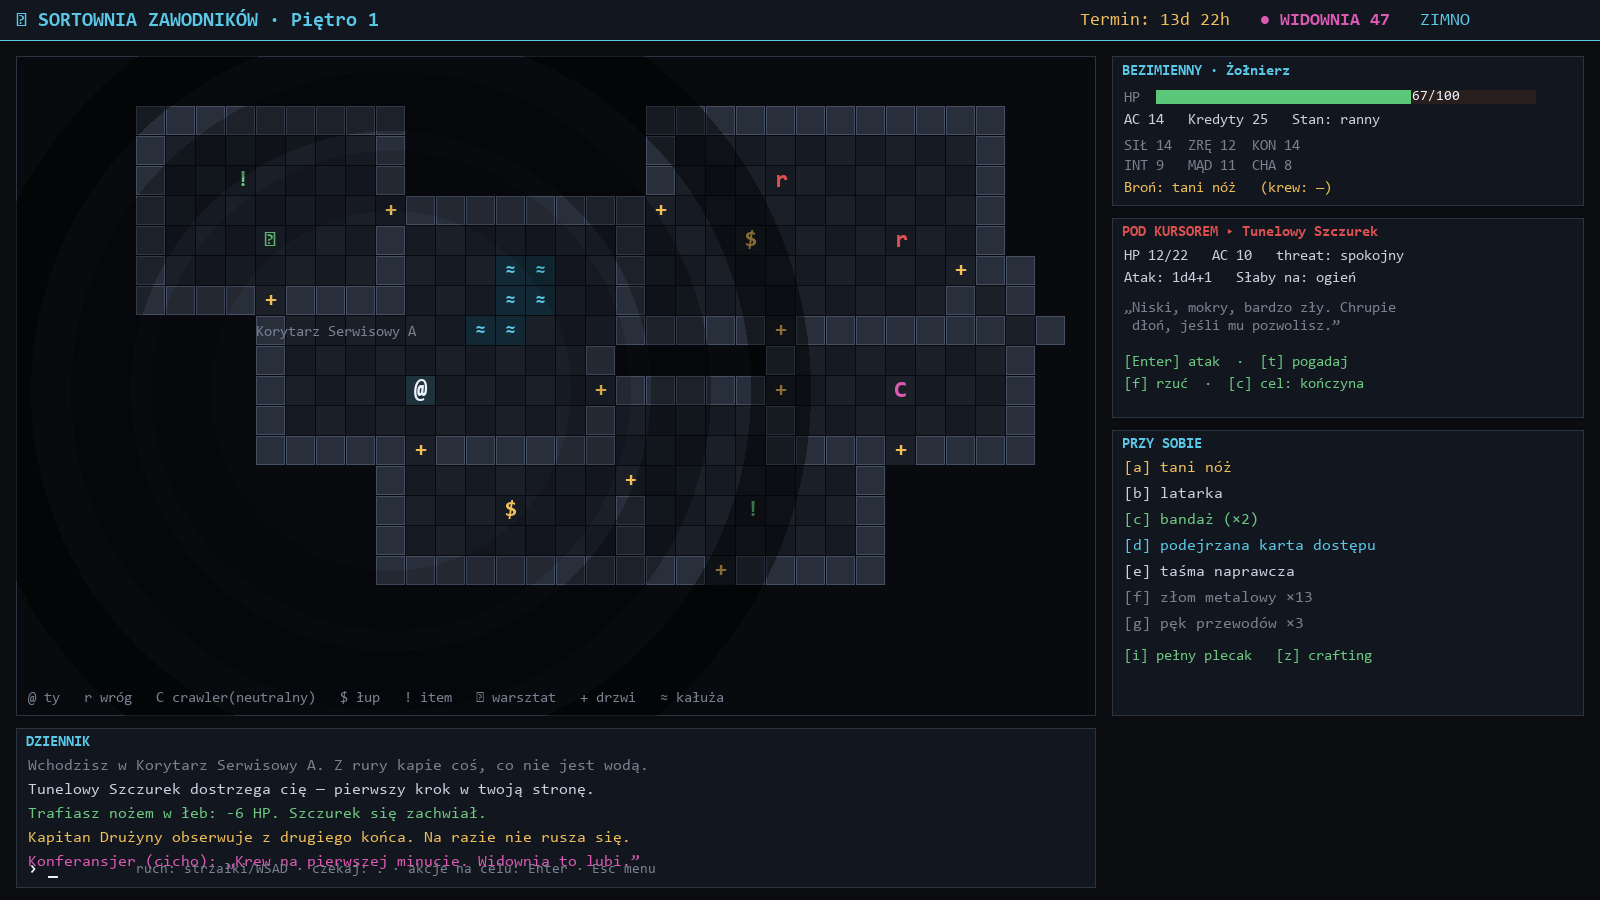

This chart was generated by the following Python code:
"""Throwaway mockup: how Option B (spatial roguelike) could look.

Renders a single static frame to _mockup_optionb.png. NOT wired to the
game — just a visual to react to. Code-drawn tiles + the existing dark/
neon DCC palette. Run: python _mockup_optionb.py
"""
import os
os.environ.setdefault("SDL_VIDEODRIVER", "dummy")
import pygame
pygame.init()
pygame.font.init()

W, H = 1600, 900
surf = pygame.Surface((W, H))

# Palette (DCC dark + neon).
BG      = (10, 12, 16)
PANEL   = (18, 22, 30)
BORDER  = (44, 52, 66)
WALL    = (40, 46, 58)
WALL_HI = (70, 80, 100)
FLOOR   = (22, 26, 34)
FLOOR2  = (26, 31, 40)
DIM     = (120, 130, 145)
TXT     = (200, 210, 225)
BRIGHT  = (235, 242, 252)
CYAN    = (90, 200, 230)
MAGENTA = (220, 90, 180)
AMBER   = (240, 190, 90)
RED     = (220, 80, 80)
GREEN   = (110, 200, 130)
HPGREEN = (90, 200, 120)

def mono(sz, bold=False):
    return pygame.font.SysFont("Consolas,DejaVu Sans Mono,monospace", sz, bold=bold)

def txt(s, x, y, col=TXT, sz=18, bold=False):
    surf.blit(mono(sz, bold).render(s, True, col), (x, y))

surf.fill(BG)

# ── Top bar ──────────────────────────────────────────────────────────────
pygame.draw.rect(surf, PANEL, (0, 0, W, 40))
pygame.draw.line(surf, CYAN, (0, 40), (W, 40), 1)
txt("▣ SORTOWNIA ZAWODNIKÓW · Piętro 1", 16, 9, CYAN, 20, True)
txt("Termin: 13d 22h", 1080, 11, AMBER, 18)
txt("● WIDOWNIA 47", 1260, 11, MAGENTA, 18, True)
txt("ZIMNO", 1420, 11, CYAN, 18)

# ── Layout regions ───────────────────────────────────────────────────────
MAP_X, MAP_Y, MAP_W, MAP_H = 16, 56, 1080, 660
SIDE_X = MAP_X + MAP_W + 16
SIDE_W = W - SIDE_X - 16
LOG_Y = MAP_Y + MAP_H + 12

# ── Map (tile grid) ──────────────────────────────────────────────────────
pygame.draw.rect(surf, (8, 10, 14), (MAP_X, MAP_Y, MAP_W, MAP_H))
pygame.draw.rect(surf, BORDER, (MAP_X, MAP_Y, MAP_W, MAP_H), 1)

TS = 30  # tile size
cols = MAP_W // TS
rows = MAP_H // TS

# A hand-laid little dungeon chunk (string map). Legend:
#  '#' wall  '.' floor  '@' player  'r' rat  'C' captain(neutral)
#  '$' loot  '+' door  '~' hazard(puddle)  '=' workbench  '!' item
#  ' ' unknown/dark
MAP = [
 "                                  ",
 "   #########        ############  ",
 "   #.......#        #..........#  ",
 "   #..!....#        #...r......#  ",
 "   #.......+########+..........#  ",
 "   #...=...#.......#...$....r..#  ",
 "   #.......#...~~..#..........+##  ",
 "   ####+####...~~..#..........#.#  ",
 "       #......~~...#####+#######.#  ",
 "       #..........#     #.......#  ",
 "       #....@.....+#####+...C...#  ",
 "       #..........#.....#.......#  ",
 "       #####+######.....####+####  ",
 "           #.......+.......#       ",
 "           #...$...#...!...#       ",
 "           #.......#.......#       ",
 "           ###########+#####       ",
 "                                  ",
]

def tilecol(ch):
    return {
        '#': WALL, '.': FLOOR, '+': AMBER, '~': CYAN,
        '=': GREEN, '$': AMBER, '!': GREEN,
    }.get(ch, FLOOR)

for ry, line in enumerate(MAP):
    for rx, ch in enumerate(line):
        px = MAP_X + 30 + rx * TS
        py = MAP_Y + 20 + ry * TS
        if px > MAP_X + MAP_W - TS or py > MAP_Y + MAP_H - TS:
            continue
        if ch == ' ':
            continue
        # floor base under most things
        if ch != '#':
            c2 = FLOOR2 if (rx + ry) % 2 == 0 else FLOOR
            pygame.draw.rect(surf, c2, (px, py, TS - 1, TS - 1))
        if ch == '#':
            pygame.draw.rect(surf, WALL, (px, py, TS - 1, TS - 1))
            pygame.draw.rect(surf, WALL_HI, (px, py, TS - 1, TS - 1), 1)
        elif ch == '~':
            pygame.draw.rect(surf, (18, 40, 52), (px, py, TS - 1, TS - 1))
            txt("≈", px + 9, py + 4, CYAN, 20)
        elif ch == '+':
            txt("+", px + 9, py + 3, AMBER, 22, True)
        elif ch == '=':
            txt("⌗", px + 8, py + 3, GREEN, 22, True)
        elif ch == '$':
            txt("$", px + 9, py + 3, AMBER, 22, True)
        elif ch == '!':
            txt("!", px + 11, py + 3, GREEN, 22, True)
        elif ch == 'r':
            txt("r", px + 9, py + 3, RED, 24, True)
        elif ch == 'C':
            txt("C", px + 8, py + 3, MAGENTA, 24, True)
        elif ch == '@':
            pygame.draw.rect(surf, (30, 50, 60), (px, py, TS - 1, TS - 1))
            txt("@", px + 8, py + 2, BRIGHT, 24, True)

# soft "vision" vignette hint: dim the far rooms
veil = pygame.Surface((MAP_W, MAP_H), pygame.SRCALPHA)
for i in range(0, MAP_W, 4):
    pass
# light glow around player
glow = pygame.Surface((MAP_W, MAP_H), pygame.SRCALPHA)
pcx = MAP_X + 30 + 11 * TS + TS//2 - MAP_X
pcy = MAP_Y + 20 + 10 * TS + TS//2 - MAP_Y
for rad, a in ((230, 0), (240, 30), (320, 70), (420, 110)):
    pygame.draw.circle(glow, (0, 0, 0, a), (pcx, pcy), rad, 60)
surf.blit(glow, (MAP_X, MAP_Y))

# room label floating near current room
txt("Korytarz Serwisowy A", MAP_X + 30 + 7*TS, MAP_Y + 20 + 9*TS - 22, DIM, 15)

# legend strip bottom of map
ly = MAP_Y + MAP_H - 26
txt("@ ty   r wróg   C crawler(neutralny)   $ łup   ! item   "
    "⌗ warsztat   + drzwi   ≈ kałuża", MAP_X + 12, ly, DIM, 15)

# ── Right sidebar ────────────────────────────────────────────────────────
def panel(x, y, w, h, title=None, tc=CYAN):
    pygame.draw.rect(surf, PANEL, (x, y, w, h))
    pygame.draw.rect(surf, BORDER, (x, y, w, h), 1)
    if title:
        txt(title, x + 10, y + 6, tc, 15, True)

# character
panel(SIDE_X, MAP_Y, SIDE_W, 150, "BEZIMIENNY · Żołnierz")
txt("HP", SIDE_X+12, MAP_Y+34, DIM, 15)
pygame.draw.rect(surf, (40,30,30), (SIDE_X+44, MAP_Y+34, 380, 14))
pygame.draw.rect(surf, HPGREEN, (SIDE_X+44, MAP_Y+34, 255, 14))
txt("67/100", SIDE_X+300, MAP_Y+33, BRIGHT, 14)
txt("AC 14   Kredyty 25   Stan: ranny", SIDE_X+12, MAP_Y+56, TXT, 15)
txt("SIŁ 14  ZRĘ 12  KON 14", SIDE_X+12, MAP_Y+82, DIM, 15)
txt("INT 9   MĄD 11  CHA 8", SIDE_X+12, MAP_Y+102, DIM, 15)
txt("Broń: tani nóż   (krew: —)", SIDE_X+12, MAP_Y+124, AMBER, 15)

# target / look panel
ty0 = MAP_Y + 162
panel(SIDE_X, ty0, SIDE_W, 200, "POD KURSOREM ▸ Tunelowy Szczurek", RED)
txt("HP 12/22   AC 10   threat: spokojny", SIDE_X+12, ty0+30, TXT, 15)
txt("Atak: 1d4+1   Słaby na: ogień", SIDE_X+12, ty0+52, TXT, 15)
txt("„Niski, mokry, bardzo zły. Chrupie", SIDE_X+12, ty0+82, DIM, 15)
txt(" dłoń, jeśli mu pozwolisz.”", SIDE_X+12, ty0+100, DIM, 15)
txt("[Enter] atak  ·  [t] pogadaj", SIDE_X+12, ty0+136, GREEN, 15)
txt("[f] rzuć  ·  [c] cel: kończyna", SIDE_X+12, ty0+158, GREEN, 15)

# inventory quick
iy0 = ty0 + 212
panel(SIDE_X, iy0, SIDE_W, 286, "PRZY SOBIE")
inv = [("a", "tani nóż", AMBER),
       ("b", "latarka", TXT),
       ("c", "bandaż (×2)", GREEN),
       ("d", "podejrzana karta dostępu", CYAN),
       ("e", "taśma naprawcza", TXT),
       ("f", "złom metalowy ×13", DIM),
       ("g", "pęk przewodów ×3", DIM)]
for i, (k, name, col) in enumerate(inv):
    txt(f"[{k}] {name}", SIDE_X+12, iy0+30+i*26, col, 16)
txt("[i] pełny plecak   [z] crafting", SIDE_X+12, iy0+30+7*26+6, GREEN, 15)

# ── Log ──────────────────────────────────────────────────────────────────
panel(MAP_X, LOG_Y, MAP_W, H - LOG_Y - 12, "DZIENNIK")
log = [
 ("Wchodzisz w Korytarz Serwisowy A. Z rury kapie coś, co nie jest wodą.", DIM),
 ("Tunelowy Szczurek dostrzega cię — pierwszy krok w twoją stronę.", TXT),
 ("Trafiasz nożem w łeb: -6 HP. Szczurek się zachwiał.", GREEN),
 ("Kapitan Drużyny obserwuje z drugiego końca. Na razie nie rusza się.", AMBER),
 ("Konferansjer (cicho): „Krew na pierwszej minucie. Widownia to lubi.”", MAGENTA),
]
for i, (line, col) in enumerate(log):
    txt(line, MAP_X+12, LOG_Y+30+i*24, col, 16)

# input line
txt("› _", MAP_X+12, H - 40, BRIGHT, 18, True)
txt("ruch: strzałki/WSAD · czekaj: . · akcje na celu: Enter · "
    "Esc menu", MAP_X+120, H - 38, DIM, 14)

pygame.image.save(surf, "_mockup_optionb.png")
print("wrote _mockup_optionb.png")
